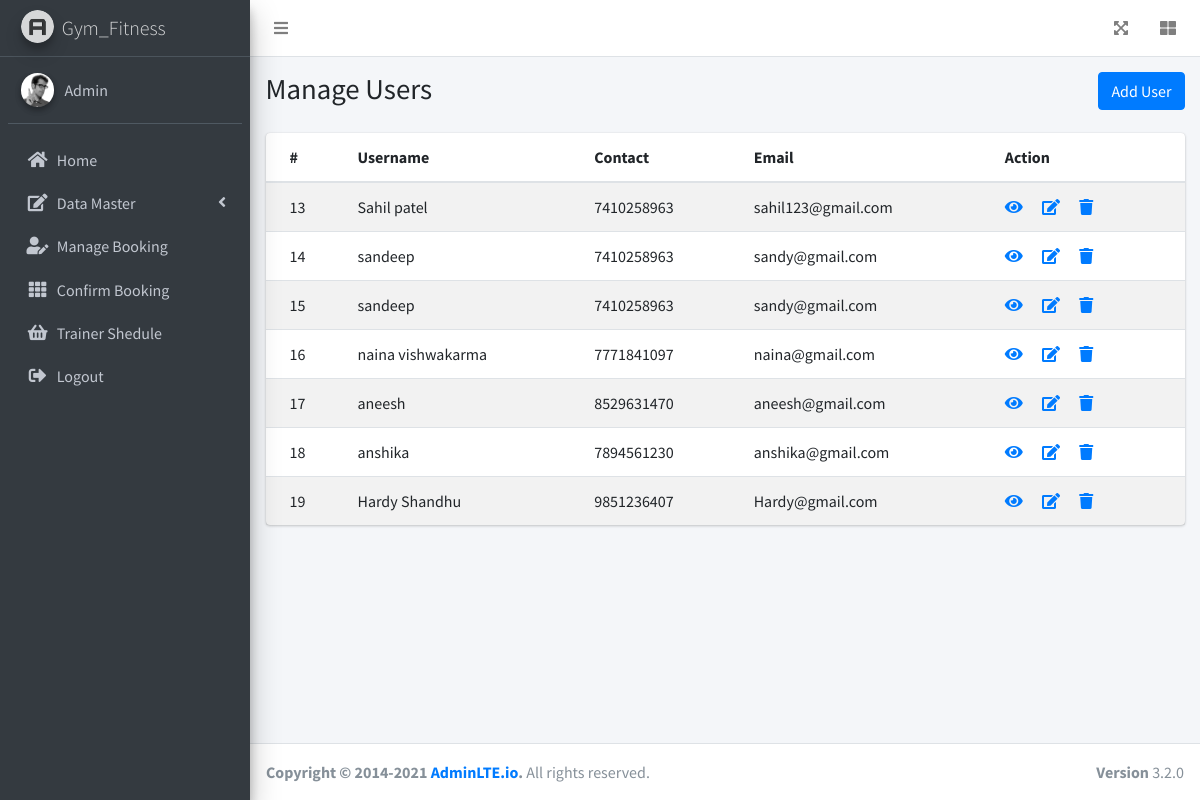
The page /admin/mangeUser.php on the database its author committed.
### tables this page shows
CREATE TABLE `user` (
  `id` int(11) NOT NULL,
  `username` varchar(256) NOT NULL,
  `gmail` varchar(256) NOT NULL,
  `contact` varchar(10) NOT NULL,
  `address` varchar(256) NOT NULL,
  `role` varchar(10) NOT NULL DEFAULT 'user',
  `password` varchar(50) NOT NULL,
  `image` varchar(255) NOT NULL,
  `status` int(1) NOT NULL DEFAULT 0,
  `create_at` timestamp NOT NULL DEFAULT current_timestamp(),
  `update_at` timestamp NOT NULL DEFAULT current_timestamp() ON UPDATE current_timestamp()
);

### admin/mangeUser.php (the view, shortened to what this page needs)
<?php
require_once('../include/db.php');
$sql = "SELECT * FROM `user`";
$result= mysqli_query($conn,$sql);
?>
<!DOCTYPE html>
<html lang="en">
<?php require_once("./layout/haeder.php");?>
<body class="hold-transition sidebar-mini layout-fixed">
<div class="wrapper">
  <?php
  require_once("./layout/navbar.php") ?>
  <aside class="main-sidebar sidebar-dark-primary elevation-4">
    <a href="index3.html" class="brand-link">
      <img src="./dist/img/AdminLTELogo.png" alt="AdminLTE Logo" class="brand-image img-circle elevation-3" style="opacity: .8">
      <span class="brand-text font-weight-light">Gym_Fitness</span>
    </a>
    <?php require_once("./layout/sidebar.php");?>
  </aside>
  <div class="content-wrapper">
    <div class="content-header">
      <div class="container-fluid">
        <div class="row mb-2">
          <div class="col-sm-6">
            <h1 class="m-0">Manage Users</h1>
          </div>
          <div class="col-sm-6">
            <ol class="breadcrumb float-sm-right">
              <li class="breadcrumb-item active"><a href="./addUser.php" id="add-new-user" class="btn btn-primary">Add User</a></li>
            </ol>
          </div>
        </div>
      </div>
    </div>
    <section class="content">
     <div class="container-fluid">
      <div class="card">
              <div class="card-body p-0">
                <table class="table table-striped">
                  <thead>
                    <tr>
                      <th>#</th>
                      <th>Username</th>
                      <th>Contact</th>
                      <th>Email</th>
                      <th>Action</th>
                    </tr>
                  </thead>
                  <tbody id="load-table">
                    <tr>
                  <?php  while ($row = mysqli_fetch_assoc($result)) { ?>
                      <td><?php echo $row["id"];?></td>
                      <td ><?php echo $row["username"];?></td>
                      <td ><?php echo $row["contact"];?></td>
                      <td ><?php echo $row["gmail"];?></td>
                      <td>
                        <a href="viewUser.php?id=<?php echo $row["id"];?>"><i class="fa fa-eye"></i></a>&nbsp; &nbsp; &nbsp;
                        <a href="editUser.php?id=<?php echo $row["id"];?>"><i class="fa fa-edit"></i></a>&nbsp; &nbsp; &nbsp;
                        <a href="./php/deleteuser.php" data-id="<?php echo $row['id'];?>"  id="delete-icon"><i class="fa fa-trash" aria-hidden="true"></i></a>
                    </td>
                    </tr>
                    <?php }?>
                  </tbody>
                </table>
              </div>
            </div>
      </div>
   </section>
  </div>
  <?php require_once("./layout/footer.php"); ?>
</div>

### rows shown on the page
user: id "13", username "Sahil patel", contact "7410258963", gmail "sahil123@gmail.com"
user: id "14", username "sandeep", contact "7410258963", gmail "sandy@gmail.com"
user: id "15", username "sandeep", contact "7410258963", gmail "sandy@gmail.com"
user: id "16", username "naina vishwakarma", contact "7771841097", gmail "naina@gmail.com"
user: id "17", username "aneesh", contact "8529631470", gmail "aneesh@gmail.com"
user: id "18", username "anshika", contact "7894561230", gmail "anshika@gmail.com"
user: id "19", username "Hardy Shandhu", contact "9851236407", gmail "Hardy@gmail.com"
